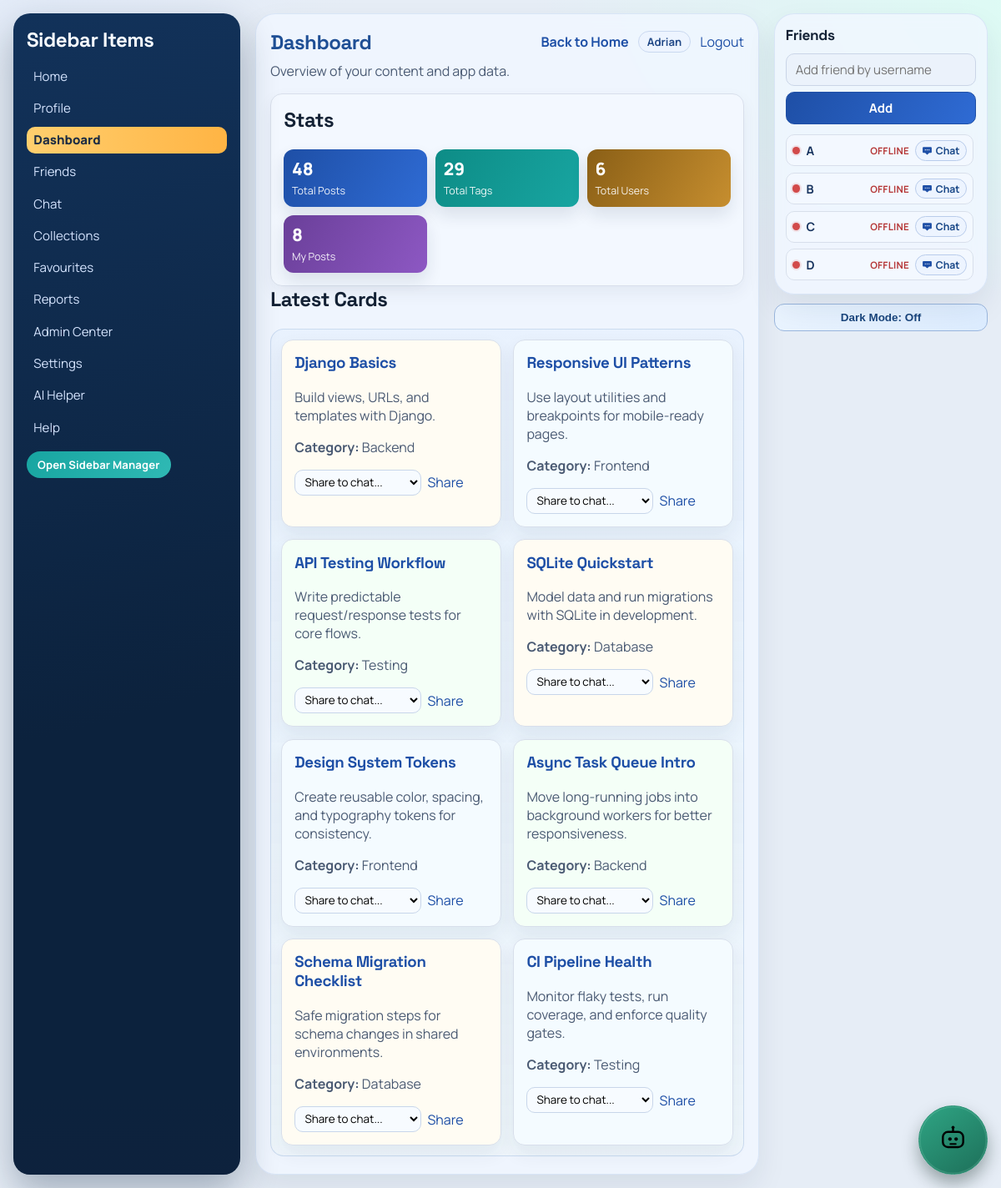
The app's page /dashboard/ (signed in) with its own data.
### myapp/models.py (models this page shows, shortened)
class SidebarItem(models.Model):
    name = models.CharField(max_length=50)

class Card(models.Model):
    title = models.CharField(max_length=100)
    description = models.TextField()
    category = models.CharField(max_length=50)
    tags = models.ManyToManyField(Tag)
    owner = models.ForeignKey(User, on_delete=models.SET_NULL, null=True, blank=True, related_name='cards')
    created_at = models.DateTimeField(default=timezone.now)
    updated_at = models.DateTimeField(auto_now=True)

### myapp/views.py (the view)
# urls.py: path('dashboard/', views.dashboard_page, name='dashboard_page'),
@login_required
def dashboard_page(request):
    stats = {
        'Total Posts': Card.objects.count(),
        'Total Tags': Tag.objects.count(),
        'Total Users': User.objects.count(),
        'My Posts': Card.objects.filter(owner=request.user).count(),
    }
    context = {
        'sidebar_items': _sidebar_items_for_user(request.user),
        'page_title': 'Dashboard',
        'page_description': 'Overview of your content and app data.',
        'stats': stats,
        'cards': Card.objects.select_related('owner').order_by('-created_at')[:8],
        'current_section': 'dashboard',
    }
    return render(request, 'myapp/dashboard.html', context)

### myapp/context_processors.py (called while the page is built)
def tab_session_seed(request):
    if not getattr(request, 'user', None) or not request.user.is_authenticated:
        return {'session_seed': False}
    return {'session_seed': bool(request.session.pop('tab_session_seed', False))}

def ui_theme_mode(request):
    theme_mode = request.COOKIES.get('ui_theme_mode') or request.session.get('settings_theme_mode') or 'light'
    if theme_mode not in {'light', 'dark'}:
        theme_mode = 'light'
    return {'ui_theme_mode': theme_mode}

### myapp/templatetags/url_helpers.py (called while the page is built)
@register.simple_tag
def sidebar_item_url(item):
    name = str(getattr(item, 'name', item)).strip().lower()
    mapping = {
        'home': 'index',
        'help': 'help_page',
        'admin center': 'admin_center_page',
        'dashboard': 'dashboard_page',
        'profile': 'profile_page',
        'friends': 'friends_page',
        'chat': 'chat_hub_page',
        'ai helper': 'ai_helper_page',
        'settings': 'settings_page',
        'reports': 'reports_page',
        'collections': 'collections_page',
        'favourites': 'favorites_page',
        'favorites': 'favorites_page',
    }
    route_name = mapping.get(name)
    if route_name:
        return reverse(route_name)
    item_id = getattr(item, 'id', None)
    if item_id:
        return reverse('sidebar_item_detail', args=[item_id])
    return reverse('index')

### myapp/views.py (called while the page is built)
def _is_admin(user):
    return user.is_staff or user.is_superuser

def _sidebar_items_for_user(user):
    SidebarItem.objects.filter(name__iexact='Favorites').update(name='Favourites')
    for name in DEFAULT_SIDEBAR_ITEMS:
        SidebarItem.objects.get_or_create(name=name)
    items = list(SidebarItem.objects.all())
    if not _is_admin(user):
        items = [item for item in items if item.name.strip().lower() != 'admin center']
    items.sort(key=lambda item: (SIDEBAR_ORDER.get(item.name.strip().lower(), 500), item.name.lower()))
    return items

### myapp/templates/myapp/dashboard.html (shortened to what this page needs)
{% extends 'myapp/base_sidebar_page.html' %}
{% block body_class %}page-dashboard{% endblock %}
{% block page_content %}
<section class="tool-card">
    <h2>Stats</h2>
    <div class="hero-metrics dashboard-metrics">
        {% for key, value in stats.items %}
            <div class="metric">
                <span class="metric-value">{{ value }}</span>
                <span class="metric-label">{{ key }}</span>
            </div>
        {% endfor %}
    </div>
</section>
<h2>Latest Cards</h2>
<section class="cards" aria-label="Latest cards">
    {% for card in cards %}
        <article class="card">
            <h3><a class="inline-link" href="{% url 'card_detail' card.id %}">{{ card.title }}</a></h3>
            <p>{{ card.description }}</p>
            <p><strong>Category:</strong> {{ card.category }}</p>
            {% if friends_panel_items %}
                <form method="post" action="{% url 'share_card_to_chat' card.id %}" class="share-inline-form">
                    <select name="friend_id" required>
                        <option value="">Share to chat...</option>
                    </select>
                    <button type="submit" class="link-button">Share</button>
                </form>
            {% else %}
                <p class="share-hint">Add friends to share posts in chat.</p>
            {% endif %}
        </article>
    {% empty %}
        <p>No cards available.</p>
    {% endfor %}
</section>
{% endblock %}

### myapp/templates/myapp/base_sidebar_page.html (shortened to what this page needs)
{% load static %}
{% load url_helpers %}
<!DOCTYPE html>
<html lang="en">
<head>
    <link rel="stylesheet" href="{% static 'myapp/style.css' %}">
</head>
<body
    class="app-body theme-{{ ui_theme_mode|default:'light' }} {% block body_class %}page-generic{% endblock %}"
    data-is-admin="{% if request.user.is_staff %}1{% else %}0{% endif %}"
    data-current-user="{{ request.user.username }}"
    data-authenticated="1"
    data-session-seed="{% if session_seed %}1{% else %}0{% endif %}"
    data-force-logout-url="{% url 'logout_page' %}"
    data-theme-set-url="{% url 'set_theme_mode' %}"
>
    <div class="container">
        <aside class="sidebar" id="sidebar">
            <h2>Sidebar Items</h2>
            <ul>
                {% for item in sidebar_items %}
                    {% sidebar_item_url item as item_url %}
                    <li>
                        <a
                            class="sidebar-item-link {% if item.name|lower == current_section %}active{% endif %}"
                            href="{{ item_url }}"
                        >
                            {{ item.name }}
                        </a>
                    </li>
                {% empty %}
                    <li>No items yet.</li>
                {% endfor %}
            </ul>
            {% if request.user.is_staff %}
                <a class="sidebar-nav-btn" href="{% url 'sidebar_items_page' %}">Open Sidebar Manager</a>
            {% endif %}
        </aside>
        <main class="main surface-panel">
            <header class="page-header">
                <h1>{{ page_title }}</h1>
                <div class="header-links">
                    <a class="inline-link" href="{% url 'index' %}">Back to Home</a>
                    <span class="user-chip">{{ request.user.username }}</span>
                    <form method="post" action="{% url 'logout_page' %}" class="inline-form">
                        <button type="submit" class="link-button">Logout</button>
                    </form>
                </div>
            </header>
            <p class="page-subtitle">{{ page_description }}</p>
            {% block page_content %}{% endblock %}
        </main>
        <div class="right-rail">
            <aside class="friends-sidebar surface-panel" aria-label="Friends">
                <h2>Friends</h2>
                <form method="post" action="{% url 'add_friend' %}" class="stack-form friends-add-form">
                    <input type="text" name="username" placeholder="Add friend by username" required>
                    <button type="submit">Add</button>
                </form>
                <div class="friends-list">
                    {% for friend in friends_panel_items %}
                        <div class="friend-row">
                            <span class="friend-state {% if friend.is_online %}online{% else %}offline{% endif %}"></span>
                            <span class="friend-name">{{ friend.username }}</span>
                            <span class="friend-presence-text {% if friend.is_online %}online{% else %}offline{% endif %}">
                                {% if friend.is_online %}Online{% else %}Offline{% endif %}
                            </span>
                            <a class="friend-chat-btn" href="{% url 'chat_page' friend.id %}">
                                <img src="{% static 'myapp/chat-icon.svg' %}" alt="" aria-hidden="true">
                                <span>Chat</span>
                            </a>
                        </div>
                    {% empty %}
                        <p class="friend-empty">No friends added yet.</p>
                    {% endfor %}
                </div>
            </aside>
            <div class="theme-rail-tool">
                <button type="button" class="theme-quick-btn" data-theme-quick-toggle>Dark Mode: Off</button>
            </div>
        </div>
    </div>
    <div class="ai-floating-tool">
        <button
            type="button"
            class="ai-quick-btn"
            id="aiHelperLauncher"
            aria-label="Open AI Helper"
            aria-controls="aiHelperWidget"
            aria-expanded="false"
        >
            <img src="{% static 'myapp/ai-icon.svg' %}" alt="" aria-hidden="true">
        </button>
    </div>
</body>
</html>

### records on screen
SidebarItem: name "Home"
SidebarItem: name "Profile"
SidebarItem: name "Dashboard"
SidebarItem: name "Friends"
SidebarItem: name "Chat"
SidebarItem: name "Collections"
SidebarItem: name "Favourites"
SidebarItem: name "Reports"
SidebarItem: name "Admin Center"
SidebarItem: name "Settings"
SidebarItem: name "AI Helper"
SidebarItem: name "Help"
Card: title "Django Basics", description "Build views, URLs, and templates with Django.", category "Backend"
Card: title "Responsive UI Patterns", description "Use layout utilities and breakpoints for mobile-ready pages.", category "Frontend"
Card: title "API Testing Workflow", description "Write predictable request/response tests for core flows.", category "Testing"
Card: title "SQLite Quickstart", description "Model data and run migrations with SQLite in development.", category "Database"
Card: title "Design System Tokens", description "Create reusable color, spacing, and typography tokens for consistency.", category "Frontend"
Card: title "Async Task Queue Intro", description "Move long-running jobs into background workers for better responsiveness.", category "Backend"
Card: title "Schema Migration Checklist", description "Safe migration steps for schema changes in shared environments.", category "Database"
Card: title "CI Pipeline Health", description "Monitor flaky tests, run coverage, and enforce quality gates.", category "Testing"

### other values on screen
{{ page_title }} "Dashboard"
{{ request.user.username }} "Adrian"
{{ page_description }} "Overview of your content and app data."
{{ value }} "48" "29" "6" "8"
{{ key }} "Total Posts" "Total Tags" "Total Users" "My Posts"
{{ friend.username }} "A" "B" "C" "D"
